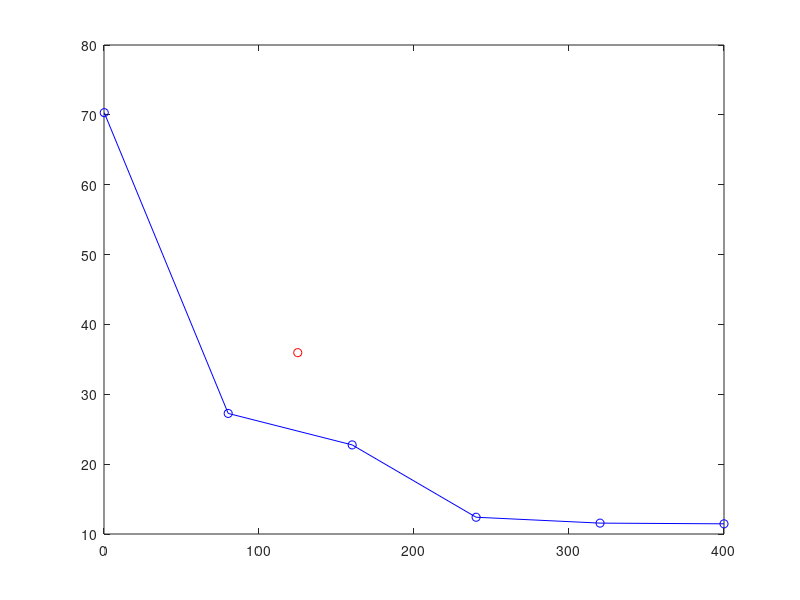

This chart was generated by the following MATLAB code:
# CS 131: Numerical Methods
# Programming Exercise 3.2: Kleibest Fit

X = [400, 70, 45, 2, 0.3, 0.16];
Y = [270, 82, 50, 4.8, 1.45, 0.97];
m = 125;

A = fliplr(vander([[400, 70, 45, 2, 0.3, 0.16]]))(1:6,1:2);
x = (A\Y')';

dom = linspace(min(X), max(X), 6);
poly = x(1) + x(2)*(X.^0.75);
plot(dom, poly, 'b-o'); hold on;
poly = x(1) + x(2)*(m^0.75);
disp(poly);
plot(m, poly, 'ro');